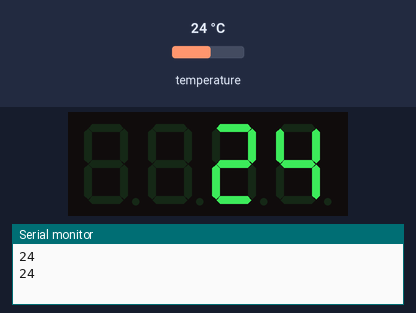
The program below on a simulated Arduino Nano, built with avr-gcc and run on an emulated ATmega328P. Shown: 4-digit seven-segment display, the last lines printed to the serial monitor. Inputs (shaded band) come from the test bench; at power-on: temperature 24 °C.

Above: at 2.3 s.
2.4 s: temperature set to 12 °C
At 3.7 s:
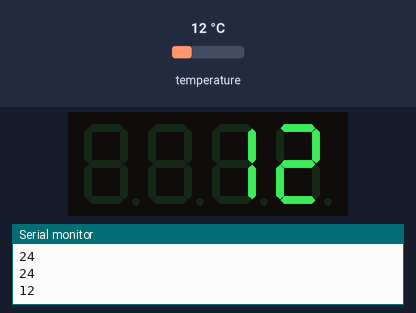
4.6 s: temperature set to 19 °C
At 5.5 s:
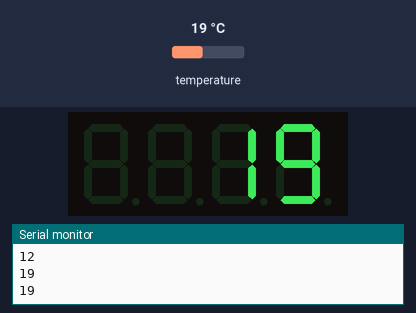
6.1 s: temperature set to 28 °C
At 7.3 s:
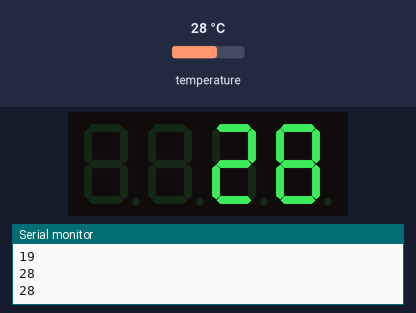
Timing chart, 0 to 9.1 s (numbered marks = the images above; inputs shaded):
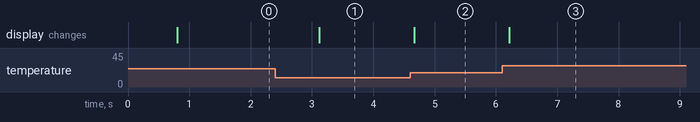

The program:

main.cpp
```cpp
#include <Arduino.h>
#include <TM1637Display.h>
#include <OneWire.h>
#include <DallasTemperature.h>

#define DISPLAY_CLK 3
#define DISPLAY_DIO 2
#define TERMO_DATA 4

TM1637Display display(DISPLAY_CLK, DISPLAY_DIO);
OneWire oneWire(TERMO_DATA);
DallasTemperature temperature_sensor(&oneWire);

int current_temperature = 0;

void updateTemperature(int temperature)
{
  if (current_temperature != temperature)
  {
    display.showNumberDec(temperature);
    current_temperature = temperature;
  }
}

void setup()
{
  Serial.begin(9600);
  display.setBrightness(0x05);
  temperature_sensor.begin();
}

void loop()
{
  temperature_sensor.requestTemperatures();
  updateTemperature(temperature_sensor.getTempCByIndex(0));
  Serial.println(current_temperature);
}
```

Measured:
- after the input at 2.4 s, the display: changes after 0.72 s (image 1)
- after the input at 4.6 s, the display: changes after 0.06 s (image 2)
- after the input at 6.1 s, the display: changes after 0.11 s (image 3)
